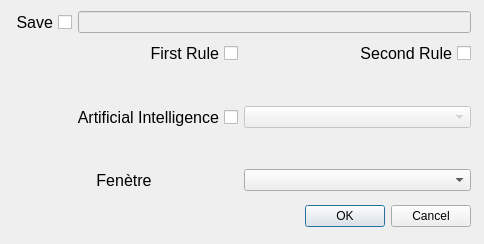
<?xml version="1.0" encoding="UTF-8"?>
<ui version="4.0">
 <class>Dialog</class>
 <widget class="QDialog" name="Dialog">
  <property name="geometry">
   <rect>
    <x>0</x>
    <y>0</y>
    <width>484</width>
    <height>244</height>
   </rect>
  </property>
  <property name="windowTitle">
   <string>Dialog</string>
  </property>
  <widget class="QDialogButtonBox" name="buttonBox">
   <property name="enabled">
    <bool>true</bool>
   </property>
   <property name="geometry">
    <rect>
     <x>10</x>
     <y>200</y>
     <width>461</width>
     <height>32</height>
    </rect>
   </property>
   <property name="orientation">
    <enum>Qt::Horizontal</enum>
   </property>
   <property name="standardButtons">
    <set>QDialogButtonBox::Cancel|QDialogButtonBox::Ok</set>
   </property>
  </widget>
  <widget class="QWidget" name="horizontalLayoutWidget">
   <property name="geometry">
    <rect>
     <x>10</x>
     <y>10</y>
     <width>461</width>
     <height>181</height>
    </rect>
   </property>
   <layout class="QHBoxLayout" name="horizontalLayout">
    <item>
     <layout class="QVBoxLayout" name="verticalLayout_2">
      <item>
       <layout class="QHBoxLayout" name="horizontalLayout_2">
        <item>
         <widget class="QCheckBox" name="sauvegarde">
          <property name="font">
           <font>
            <family>Arial</family>
            <pointsize>12</pointsize>
           </font>
          </property>
          <property name="layoutDirection">
           <enum>Qt::RightToLeft</enum>
          </property>
          <property name="text">
           <string>Save</string>
          </property>
         </widget>
        </item>
        <item>
         <widget class="QLineEdit" name="pathToFile">
          <property name="enabled">
           <bool>false</bool>
          </property>
         </widget>
        </item>
       </layout>
      </item>
      <item>
       <layout class="QHBoxLayout" name="horizontalLayout_4">
        <item>
         <widget class="QCheckBox" name="firstRules">
          <property name="font">
           <font>
            <family>Arial</family>
            <pointsize>12</pointsize>
           </font>
          </property>
          <property name="layoutDirection">
           <enum>Qt::RightToLeft</enum>
          </property>
          <property name="text">
           <string>First Rule</string>
          </property>
         </widget>
        </item>
        <item>
         <widget class="QCheckBox" name="secondRules">
          <property name="font">
           <font>
            <family>Arial</family>
            <pointsize>12</pointsize>
           </font>
          </property>
          <property name="layoutDirection">
           <enum>Qt::RightToLeft</enum>
          </property>
          <property name="text">
           <string>Second Rule</string>
          </property>
         </widget>
        </item>
       </layout>
      </item>
      <item>
       <layout class="QHBoxLayout" name="horizontalLayout_6">
        <item>
         <widget class="QCheckBox" name="aiBox">
          <property name="font">
           <font>
            <family>Arial</family>
            <pointsize>12</pointsize>
           </font>
          </property>
          <property name="layoutDirection">
           <enum>Qt::RightToLeft</enum>
          </property>
          <property name="text">
           <string>Artificial Intelligence</string>
          </property>
         </widget>
        </item>
        <item>
         <layout class="QHBoxLayout" name="horizontalLayout_5">
          <item alignment="Qt::AlignVCenter">
           <widget class="QComboBox" name="aiSpinner">
            <property name="enabled">
             <bool>false</bool>
            </property>
            <property name="sizeAdjustPolicy">
             <enum>QComboBox::AdjustToContentsOnFirstShow</enum>
            </property>
           </widget>
          </item>
         </layout>
        </item>
       </layout>
      </item>
      <item>
       <layout class="QHBoxLayout" name="horizontalLayout_3">
        <item>
         <widget class="QLabel" name="label_3">
          <property name="font">
           <font>
            <family>Arial</family>
            <pointsize>12</pointsize>
           </font>
          </property>
          <property name="text">
           <string>Fenètre</string>
          </property>
          <property name="alignment">
           <set>Qt::AlignCenter</set>
          </property>
         </widget>
        </item>
        <item>
         <widget class="QComboBox" name="windowBox"/>
        </item>
       </layout>
      </item>
     </layout>
    </item>
   </layout>
  </widget>
 </widget>
 <resources/>
 <connections>
  <connection>
   <sender>buttonBox</sender>
   <signal>accepted()</signal>
   <receiver>Dialog</receiver>
   <slot>accept()</slot>
   <hints>
    <hint type="sourcelabel">
     <x>248</x>
     <y>254</y>
    </hint>
    <hint type="destinationlabel">
     <x>157</x>
     <y>274</y>
    </hint>
   </hints>
  </connection>
  <connection>
   <sender>buttonBox</sender>
   <signal>rejected()</signal>
   <receiver>Dialog</receiver>
   <slot>reject()</slot>
   <hints>
    <hint type="sourcelabel">
     <x>316</x>
     <y>260</y>
    </hint>
    <hint type="destinationlabel">
     <x>286</x>
     <y>274</y>
    </hint>
   </hints>
  </connection>
 </connections>
</ui>
